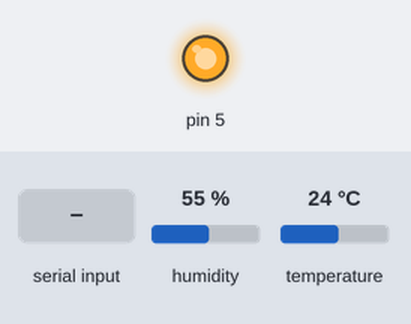
Bench run of a sketch on a simulated Arduino Uno, built with avr-gcc and run on an emulated ATmega328P. Parts: output pins drawn as LEDs (lit = HIGH). The test bench sets the inputs (shaded band); at power-on: humidity 55 %, temperature 24 °C. What the sketch prints to the serial monitor is not drawn.

Above: at 1.2 s.
1.3 s: "OK" received over the second serial link
Timing chart, 0 to 4.3 s (numbered marks = the images above; inputs shaded):
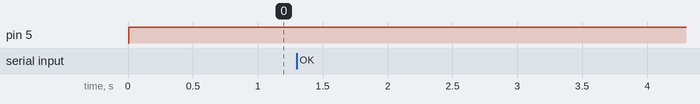

The sketch:

sketch_nov15a.ino
```cpp
//Library Import
#include <SoftwareSerial.h>
#include "DHT.h"
DHT dht;

//Pin number to whitch we connected the sensor
#define DHT11_PIN 2
// Adres czujnika

int alarm_threshold = 0;
int temperature = 0;
int a;
//Declaring the port for bluetooth
SoftwareSerial Bluetooth(10, 11);             //create Bluetooth instance for 10-RX 11-TX
int buffer_in[200];
int i=0;
int BluetoothDane;                            //Recieved data will be stored here


void setup() {
  pinMode(5, OUTPUT);
  while(!Serial);    //start the transmission with the terminal
   Serial.begin(9600);
  dht.setup(DHT11_PIN);
  Bluetooth.begin(9600);      //start SerialSoftware with 9600 baud speed
  Serial.println("Polaczyles sie  z modulem Bluetooth HC-05");
}

void loop() {
    a  = dht.getTemperature();//untill the temperature will be checked
    //the getStatusString funcition will always return TIMEOUT

    if(dht.getStatusString() == "OK"){
    temperature = dht.getTemperature();
    }

    if (temperature>alarm_threshold)
       {
        digitalWrite(5, HIGH);
       }
     else if(temperature<alarm_threshold)
     {
      digitalWrite(5, LOW);
     }


        if (Bluetooth.available())                  //If there is data
        {
        i=0;
        while (Bluetooth.available()>0)  //Read data from HC-05
         {
          buffer_in[i]=Bluetooth.read();           //copy the data to the buffer
          i++;
         }
        Serial.println(i);
        for(int j=0;j<i-2;j++)
         Serial.println(buffer_in[j]);
        if (buffer_in[0]==1)   //command 1 sets the alarm threshold
          {
           if (i>1)
           {
            if (buffer_in[1]!=0)
             {
              alarm_threshold=buffer_in[1];
              Serial.print("Ustawiono alarm na : ");
              Serial.println(alarm_threshold);       //print info on serial monitor
             } else
              Serial.println("Wartość progu nie może być równa 0.");
           }else
            Serial.println("Błąd polecenia: za mała liczba bajtów");
           }
       else if (buffer_in[0]==2) //command 2 asks for current alarm threshold
          {
            Bluetooth.println(alarm_threshold);  //send anwser
            Serial.println("Wysłano alarm : ");
            Serial.print(alarm_threshold);       //print info on serial monitor
          }
       else if (buffer_in[0]==3) //command 3 asks for current temperature
       {
            Serial.println("Temperatura: ");
            Serial.println(temperature);
            Bluetooth.println(temperature);
       }
      }
delay(100);                                   //wait 100ms
  }
```

Measured:
- after the input at 1.3 s, every drawn part: stays the same
